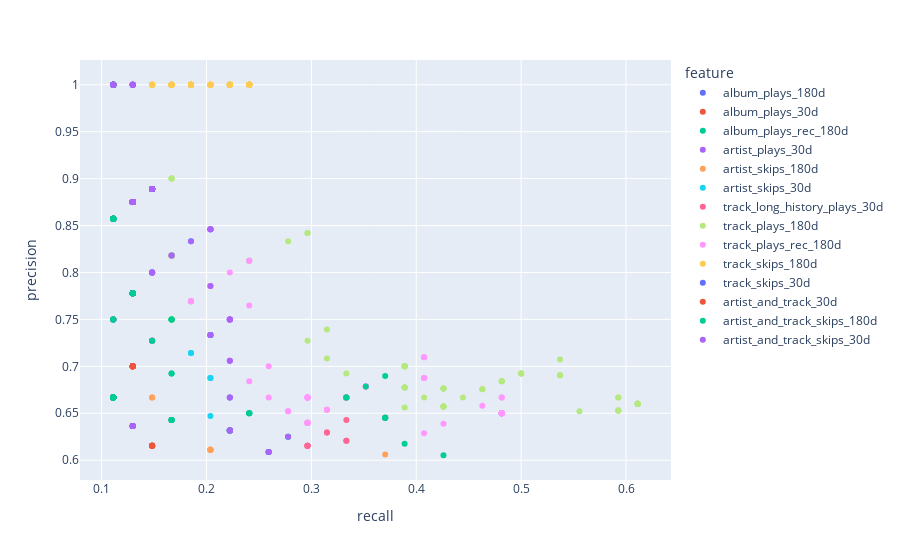

Notebook code cell kept with this figure:
### Code cell
df_for_plotly = precision_recall_data_with_thr(df)
px.scatter(df_for_plotly, x='recall', y='precision', color='feature', hover_name='thr')
